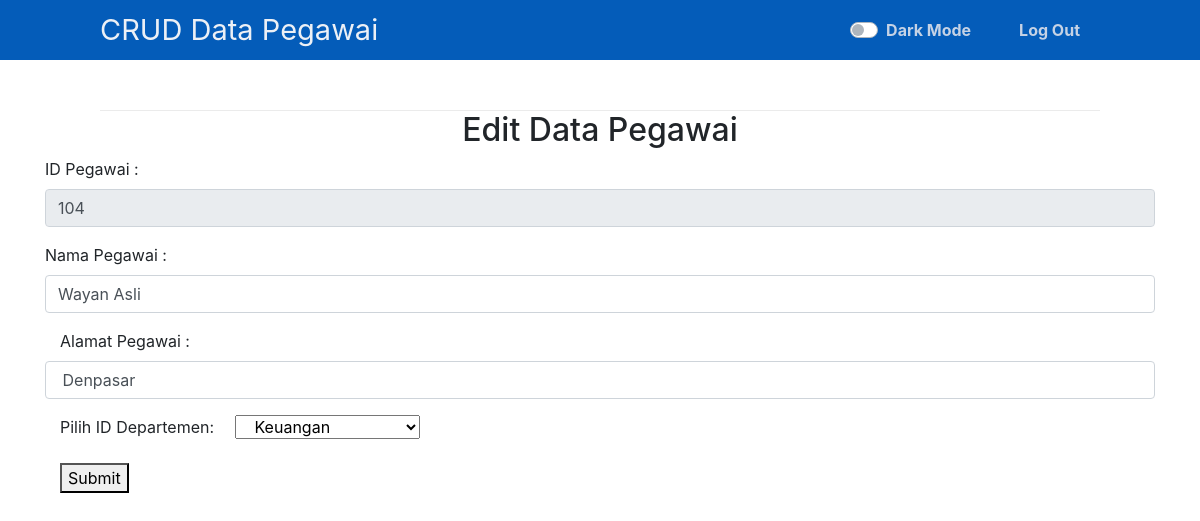
Screenshot of /crud/edit.php?id=104 with the database file from the repository.
### tables this page shows
CREATE TABLE `pegawai` (
  `ID_Peg` varchar(5) NOT NULL,
  `Nama_Peg` varchar(20) NOT NULL,
  `Alamat` varchar(20) NOT NULL,
  `ID_Dept` varchar(5) NOT NULL
);

### crud/edit.php (the view, shortened to what this page needs)
<!DOCTYPE html>
<html>
<head>
    <link rel="stylesheet" href="css/bootstrap.min.css">
    <link rel="stylesheet" href="css/dark-mode.css">
</head>
<body>
    <?php
    include 'function.php';
    ?>
    <?=template_header('Home')?>
    <div class="content">
      <h2></h2>
    </div>
	<div class="container">
  <h2 class="text-center">Edit Data Pegawai</h2>
  <form action="update.php" method="POST">
    <?php
         include"conf/koneksi.php";
         if(isset($_GET['id'])){
            $sql=mysqli_query($con, "Select * from pegawai where ID_Peg='$_GET[id]'");
            $r=mysqli_fetch_array($sql);
    ?>
    <div class="form-group">
      <label for="ID_Peg">ID Pegawai :</label>
        <input type="int" class="form-control" id="ID_peg" name="ID_Peg" value="<?php echo $r['ID_Peg']; ?>" disabled >
    </div>
    <div class="form-group">
      <label for="text">Nama Pegawai :</label>
        <input type="text" class="form-control" id="text" placeholder="Masukkan Nama Pegawai"
        value="<?php echo $r['Nama_Peg']; ?> "name="Nama_Peg">
    </div>
    <div class="form-group">
      <label class="control-label col-sm-2" for="Alamat">Alamat Pegawai :</label>
            <input type="text" class="form-control" id="text" placeholder="Masukkan Alamat Pegawai"
            value=" <?php echo $r['Alamat']; ?>"name="Alamat">
    </div>
    <div class="form-group">
      <label class="control-label col-sm-2" for="ID Departemen">Pilih ID Departemen:</label>
      <select class="control-label col-sm-2" id="sel1" name="ID_Dept">
        <?php
          include("conf/koneksi.php");
          $sql=mysqli_query($con,"Select * from Departemen");
        ?>
        <?php
          while($r=mysqli_fetch_array($sql)){
              echo"<option value=$r[ID_Dept] > $r[Nama_Dept] </option>";
          }
        ?>
      </select>
    </div>
    <div class="form-group">
      <div class="col-sm-offset-2 col-sm-10">
      <button class="text-center" type="submit" class="btn btn-danger">Submit</button>
      </div>
    </div>
  </form>
</div>
    <?php
        }
    ?>
</body>
</html>

### crud/css/style.css (style rules this page uses)
* { box-sizing: border-box; font-family: -apple-system, BlinkMacSystemFont, "segoe ui", roboto, oxygen, ubuntu, cantarell, "fira sans", "droid sans", "helvetica neue", Arial, sans-serif; font-size: 16px; -webkit-font-smoothing: antialiased; -moz-osx-font-smoothing: grayscale; }
body { background-color: #FFFFFF; margin: 0; }
.content { width: 1000px; margin: 0 auto; }
.content h2 { margin: 0; padding: 25px 0; font-size: 40px; border-bottom: 1px solid #ebebeb; color: #666666; }

### rows the page displays
pegawai: ID_Peg "104", Nama_Peg "Wayan Asli", Alamat "Denpasar"

### other values shown
form field ID_Dept "Keuangan"
